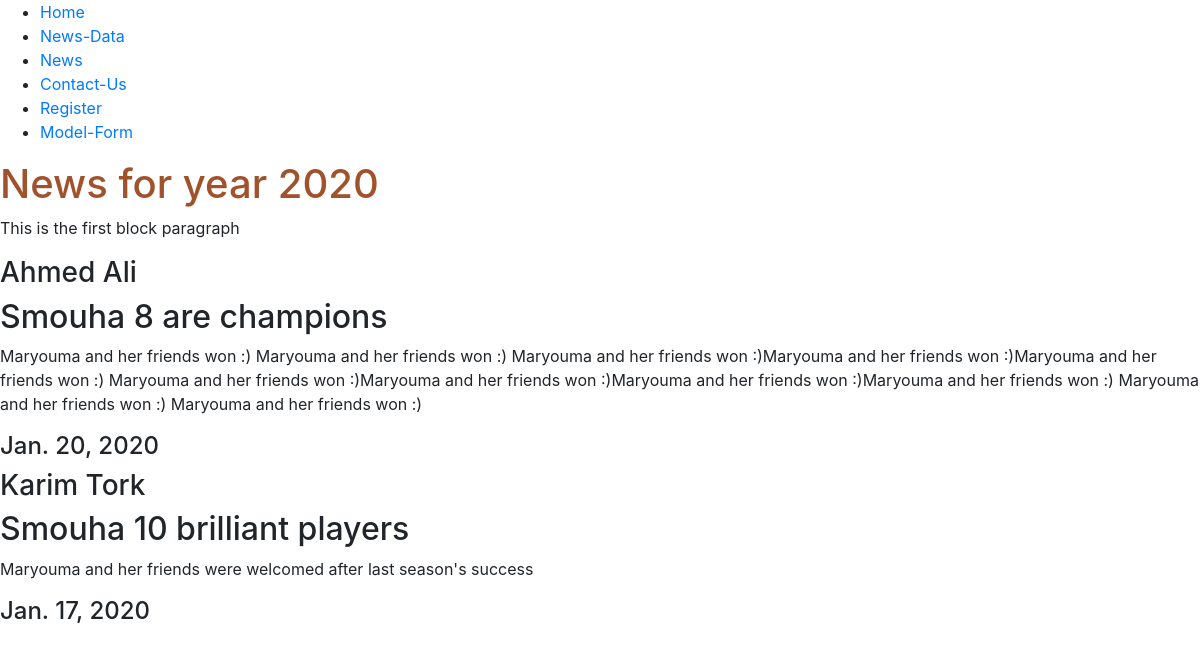
/news-data/, run on the app's committed database.
### NewsApp/models.py (models this page shows)
class News(models.Model):
    author = models.CharField(max_length=30)
    title = models.CharField(max_length=30)
    description = models.TextField()
    pub_date = models.DateField(default=timezone.now())
    def __str__(self):
        return self.title

### NewsApp/views.py (the view)
# urls.py: path('news-data/', NewsData, name="news-data"), # bacause of the default argument (year) in the views.NewsData()
def NewsData(request, year=timezone.now().year):
    obj = News.objects.filter(pub_date__year = year)
    context = {"year":year, "data":obj}
    return render(request, "news-data.html", context)

### Templates/news-data.html (shortened to what this page needs)
{% extends "base.html" %}
{% block h_1 %}News for year {{year}}{% endblock %}
{% block p_1 %}
    This is the first block paragraph
{% endblock %}
{% block p_2 %}
    {% for article in data %}
        <h3>{{article.author}}</h3>
        <h2>{{article.title}}</h2>
        <p>{{article.description}}</p>
        <h4>{{article.pub_date}}</h4>
    {% endfor %}
{% endblock %}

### Templates/base.html (shortened to what this page needs)
{% load static %}
<!DOCTYPE html>
<html lang="en">
    <head>
        <link rel="stylesheet" type="text/css" href="{% static 'bootstrap/css/bootstrap.min.css' %}"/>
        <link rel="stylesheet" type="text/css" href="{% static 'css/style.css' %}"/>
        {% include "nav_bar.html" %}
    </head>
    <body>
        <h1>{% block h_1 %}{% endblock %}</h1>
        <p>{% block p_1 %}{% endblock %}</p>
        <p>{% block p_2 %}{% endblock %}</p>
    </body>
</html>

### Templates/nav_bar.html
<ul>
    <li><a href="{% url 'home' %}">Home</a></li>
    <li><a href="{% url 'news-data' %}">News-Data</a></li>
    <li><a href="{% url 'news' %}">News</a></li>
    <li><a href="{% url 'contact-us' %}">Contact-Us</a></li>
    <li><a href="{% url 'register' %}">Register</a></li>
    <li><a href="{% url 'model-form' %}">Model-Form</a></li>
</ul>

### static/css/style.css (style rules this page uses)
h1 { color:sienna }

### data on the page
News: author "Ahmed Ali", title "Smouha 8 are champions", description "Maryouma and her friends won :) Maryouma and her friends won :) Maryouma and her friends won :)Maryouma and her friends won :)Maryouma and her friends won :) Maryouma and her friends won :)Maryouma and her friends won :)Maryouma and her friends won :)Maryouma and her friends won :) Maryouma and her friends won :) Maryouma and her friends won :)", pub_date "Jan. 20, 2020"
News: author "Karim Tork", title "Smouha 10 brilliant players", description "Maryouma and her friends were welcomed after last season's success", pub_date "Jan. 17, 2020"
